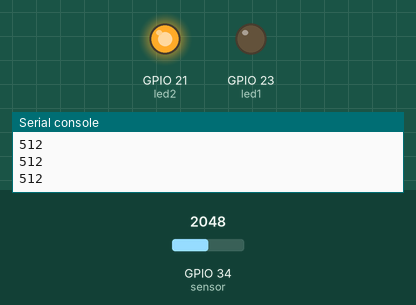
Recording of a program running on a simulated ESP32 board running MicroPython. Shown: output pins drawn as LEDs (lit = HIGH), the last lines printed to the serial console. The inputs (shaded band) are chosen by the test bench; at power-on: GPIO 34 (sensor) = 2048 (analog values on the 0–4095 scale).

Above: at 1.2 s.
1.3 s: GPIO 34 (sensor) set to 1950
At 2.2 s:
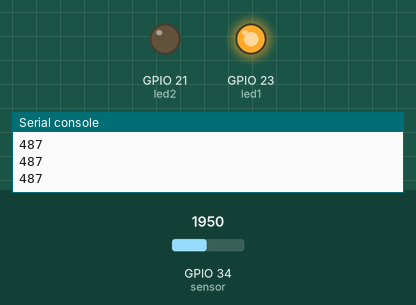
2.8 s: GPIO 34 (sensor) set to 2047
At 3.4 s:
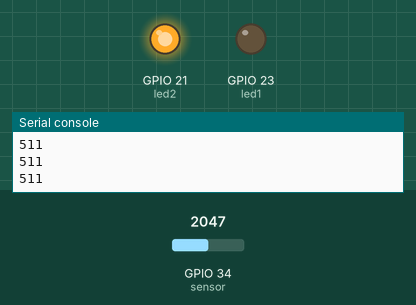
4.3 s: GPIO 34 (sensor) set to 1228
At 4.7 s:
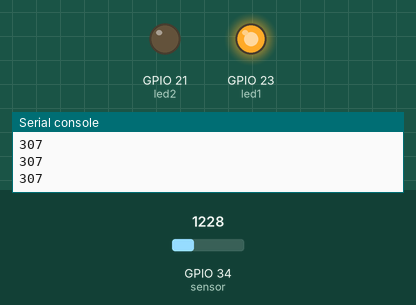
Timing chart, 0 to 7.3 s (numbered marks = the images above; inputs shaded):
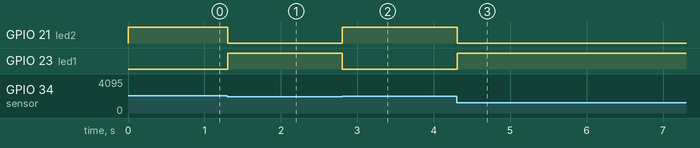

The program:

034_selector_de_canals.py
```python
""" Selector de canals """

# importa llibreries
from machine import Pin, ADC
from time import sleep

# definició d'objectes
led1 = Pin(23, Pin.OUT)
led2 = Pin(21, Pin.OUT)
sensor = ADC (Pin(34))
sensor.width (ADC.WIDTH_10BIT)  # per obtenir valors entre 0 i 1023

# execució contínua
while True:
  valor_sensor = sensor.read() # llegeix l'entrada analògica
  print(valor_sensor)

  if valor_sensor < 500:
    led1.on()
    led2.off()
  else:
    led1.off()
    led2.on()
  sleep(.1)
```

Measured:
- the behaviour switches between 2000 and 1999 on GPIO 34 (sensor) (found by bisection; images 0 and 1)
- after the input at 1.3 s, GPIO 21 (led2): HIGH → LOW at once; GPIO 23 (led1): LOW → HIGH at once
- after the input at 2.8 s, GPIO 21 (led2): LOW → HIGH at once; GPIO 23 (led1): HIGH → LOW at once
- after the input at 4.3 s, GPIO 21 (led2): HIGH → LOW at once; GPIO 23 (led1): LOW → HIGH at once
